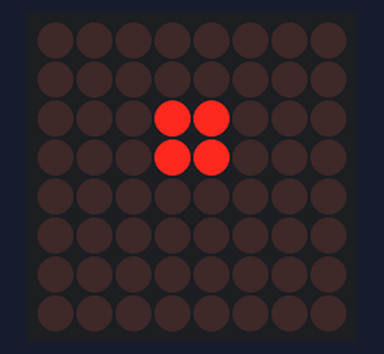
This program was run on a simulated ESP32-S3. Shown: 8×8 LED matrix.

Above: at 0.1 s.
At 3.1 s:
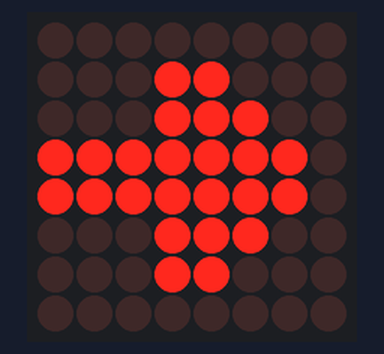
At 8.95 s:
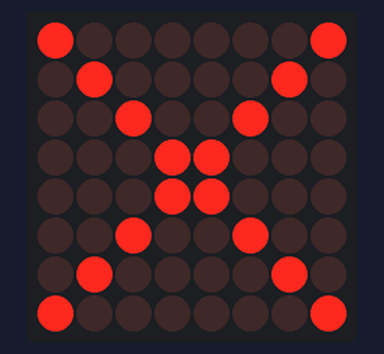

Measured:
- by itself, everything shown: repeats every 9.0 s, in 32 steps
- what the display in image 1 shows lasts 3.0 s, from 3.0 s to 6.0 s

The program:

main.cpp
```cpp
#include <LedControl.h>

LedControl lc = LedControl(2, 4, 3, 1); // DIN, CLK, CS, モジュール数

enum RobotState {
    STATE_IDLE,
    STATE_RUN,
    STATE_ERROR,
};

const byte ICON_IDLE[8] = {
    B00000000,
    B00000000,
    B00011000,
    B00011000,
    B00000000,
    B00000000,
    B00000000,
    B00000000,
};

const byte ICON_RUN[8] = {
    B00000000,
    B00011000,
    B00011100,
    B11111110,
    B11111110,
    B00011100,
    B00011000,
    B00000000,
};

const byte ICON_ERROR[8] = {
    B10000001,
    B01000010,
    B00100100,
    B00011000,
    B00011000,
    B00100100,
    B01000010,
    B10000001,
};

RobotState currentState = STATE_IDLE;
unsigned long lastDrawMs = 0;
bool errorBlinkOn = true;

void drawPattern(const byte pattern[8]) {
    for (int row = 0; row < 8; row++) {
        lc.setRow(0, row, pattern[row]);
    }
}

void setRobotState(RobotState state) {
    currentState = state;
}

void updateDisplay(unsigned long nowMs) {
    if (nowMs - lastDrawMs < 100) {
        return;
    }
    lastDrawMs = nowMs;

    if (currentState == STATE_ERROR) {
        errorBlinkOn = !errorBlinkOn;
        if (errorBlinkOn) {
            drawPattern(ICON_ERROR);
        } else {
            lc.clearDisplay(0);
        }
        return;
    }

    if (currentState == STATE_IDLE) {
        drawPattern(ICON_IDLE);
    } else {
        drawPattern(ICON_RUN);
    }
}

void updateDemoState(unsigned long nowMs) {
    // デモ用: 3秒ごとに IDLE -> RUN -> ERROR を循環
    unsigned long phase = (nowMs / 3000) % 3;
    if (phase == 0) {
        setRobotState(STATE_IDLE);
    } else if (phase == 1) {
        setRobotState(STATE_RUN);
    } else {
        setRobotState(STATE_ERROR);
    }
}

void setup() {
    for (int i = 0; i < lc.getDeviceCount(); i++) {
        lc.shutdown(i, false); // 表示する(お約束)
        lc.setIntensity(i, 8); // 明るさ(0..15)
        lc.clearDisplay(i);    // いったん全消去
    }

    drawPattern(ICON_IDLE);
}

void loop() {
    unsigned long now = millis();
    updateDemoState(now);
    updateDisplay(now);
}
```
